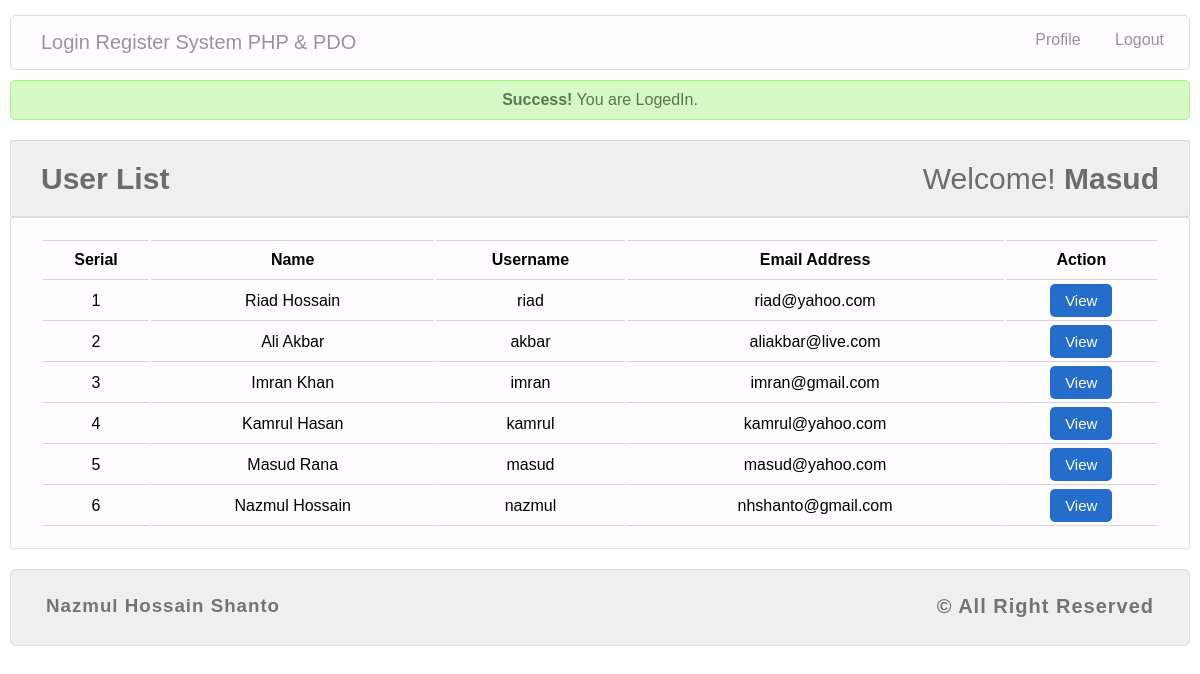
Screenshot of /index.php (signed in) with the database file from the repository.
### tables this page shows
CREATE TABLE `tbl_user` (
  `userId` int(11) NOT NULL,
  `name` varchar(30) NOT NULL,
  `username` varchar(15) NOT NULL,
  `email` varchar(255) NOT NULL,
  `password` varchar(32) NOT NULL
);

### lib/Session.php (called while the page is built, shortened)
<?php
    class Session{
        public static function get($key){
            if(isset($_SESSION[$key])){
                return $_SESSION[$key];
            }else{
                return false;
            }
        }
    }
?>

### classes/User.php (called while the page is built, shortened)
<?php
    $filepath = realpath(dirname(__FILE__));
    include_once ($filepath."/../lib/Session.php");
    include_once ($filepath."/../lib/Database.php");
    class User{
        private $db;
        public function __construct(){
            $this->db = new Database();
        }
        public function getUserData(){
            $sql   = "SELECT * FROM tbl_user ORDER BY userId DESC";
            $query = $this->db->pdo->prepare($sql);
            $query->execute();
            $result = $query->fetchAll();
            return $result;
        }
    }
?>

### lib/Database.php (called while the page is built, shortened)
<?php
    class Database{
        public $pdo;
        function __construct(){
            if(!isset($this->pdo)){
                try{
                    $link = new PDO("mysql:host=".DB_HOST.";dbname=".DB_NAME, DB_USER, DB_PASS);
                    $link->setAttribute(PDO::ATTR_ERRMODE, PDO::ERRMODE_EXCEPTION);
                    $link->exec("SET CHARACTER SET utf8");
                    $this->pdo = $link;
                }catch(PDOException $e){
                    die("Field to connect with Database".$e->getMessage());
                }
            }
        }
    }
?>

### index.php (the view, shortened to what this page needs)
<?php include "inc/header.php"; ?>
<?php
    $loginmsg = Session::get('loginmsg');
    if(isset($loginmsg)){
       echo $loginmsg;
    }
?>
<section id="body">
    <div class="list-head">
        <h2>User List</h2>
        <p>Welcome! <span><?php echo ucfirst(Session::get('username')); ?></span></p>
    </div>
    <div class="user-list">
        <div class="list-body">
            <table class="tblone">
                <tr>
                    <th>Serial</th>
                    <th>Name</th>
                    <th>Username</th>
                    <th>Email Address</th>
                    <th>Action</th>
                </tr>
                <?php
                    $userdata = $user->getUserData();
                    if($userdata){
                        $i = 0;
                        foreach($userdata as $data){
                            $i++
                ?>
                <tr>
                    <td><?php echo $i; ?></td>
                    <td><?php echo $data['name']; ?></td>
                    <td><?php echo $data['username']; ?></td>
                    <td><?php echo $data['email']; ?></td>
                    <td><a class="view" href="profile.php?userId=<?php echo $data['userId']; ?>">View</a></td>
                </tr>
                <?php } } ?>
            </table>
        </div>
    </div>
</section>
<?php include "inc/footer.php"; ?>

### css/style.css (style rules this page uses)
* { margin: 0; padding: 0; }
body { max-width: 1180px; margin: 0 auto; font-family: arial; }
.list-head { background: #EFEFEF; border-radius: 2px; border: 1px solid #ddd; height: 75px; padding: 0; margin-top: 20px; }
.list-head h2 { float: left; margin-top: 21px; margin-left: 30px; font-size: 30px; color: #6c6c6c; }
.list-head p { float: right; margin-top: 21px; margin-right: 30px; font-size: 30px; color: #6c6c6c; }
.list-head span { font-weight: bold; }
.user-list { background: #fffdff; border: 1px solid #ddd; border-radius: 2px; min-height: 300px; padding: 0px 30px; margin-bottom: 20px; }
.success { background: #D5F8C5; padding: 10px 15px; width: auto; display: block; border: 1px solid #9DF973; margin-top: 10px; margin-bottom: 10px; border-radius: 5px; text-align: center; color: #5C7751; }
.tblone { width: 100%; margin: 20px 0px; text-align: center; }
.tblone tr th { border-top: 1px solid #D6D3DA; border-bottom: 1px solid #D6D3DA; padding: 10px 0px; }
.tblone tr td { border-bottom: 1px solid #D6D3DA; padding: 10px 0px; }
.view { background: #256dcb; padding: 8px 15px; border-radius: 5px; text-decoration: none; color: #fff; font-size: 15px; }

### rows the page displays
tbl_user: name "Riad Hossain", username "riad", email "riad@yahoo.com"
tbl_user: name "Ali Akbar", username "akbar", email "aliakbar@live.com"
tbl_user: name "Imran Khan", username "imran", email "imran@gmail.com"
tbl_user: name "Kamrul Hasan", username "kamrul", email "kamrul@yahoo.com"
tbl_user: name "Masud Rana", username "masud", email "masud@yahoo.com"
tbl_user: name "Nazmul Hossain", username "nazmul", email "nhshanto@gmail.com"

### other values shown
$loginmsg "Success! You are LogedIn."
Session::get('username') "Masud"
